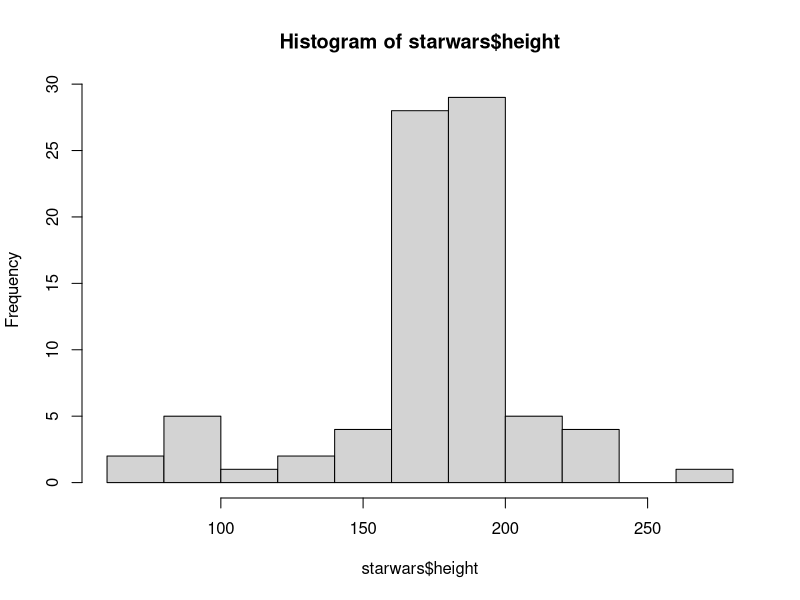
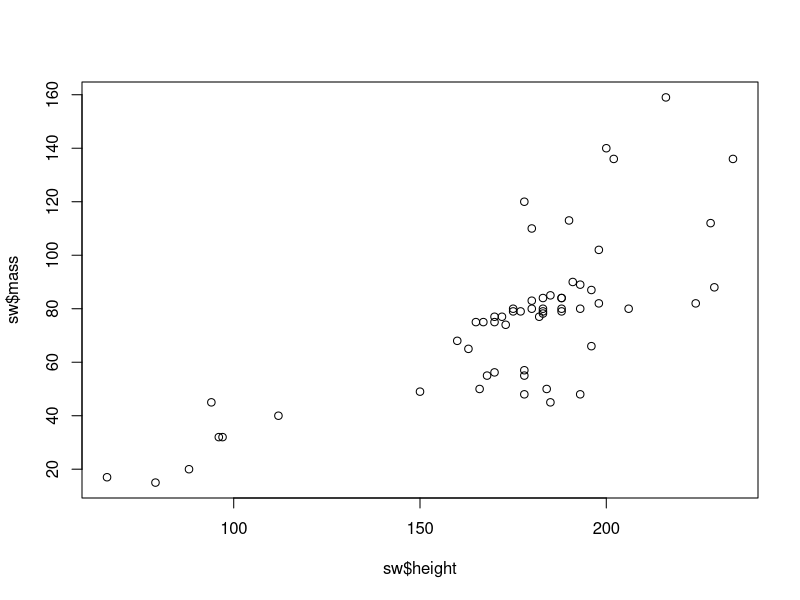
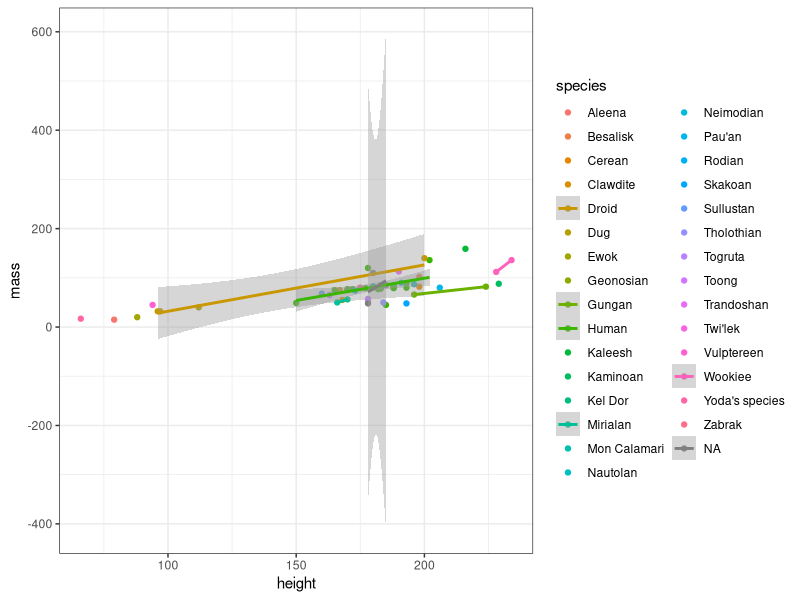

These figures' R source, in order:
library(tidyverse)

data(starwars, package = "dplyr")
starwars

hist(starwars$height)

sw <- starwars %>% filter(mass<600)

plot(sw$mass~sw$height)

#mettre un + pour ajouter des étapes avec ggplot 

ggplot(data = sw)+
  aes(x=height, y=mass, colour=species)+
  geom_point()+
  geom_smooth(method = "lm")+
  theme_bw()#fond du graphique 
